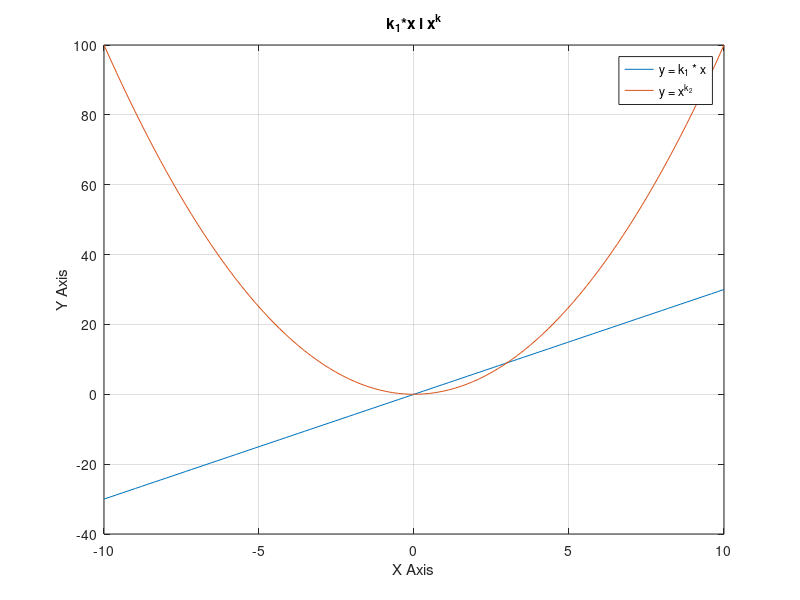

The MATLAB script that drew this image:
clc; clear;

k1 = 3;
k2 = 2;

x = linspace(-10,10);
y = k1 * x;
g = x.^k2;



plot(x,y, "-", x,g,"-")
grid on
title("k_{1}*x i x^k");
xlabel("X Axis");
ylabel("Y Axis");
legend("y = k_1 * x","y = x^{k_2}")
